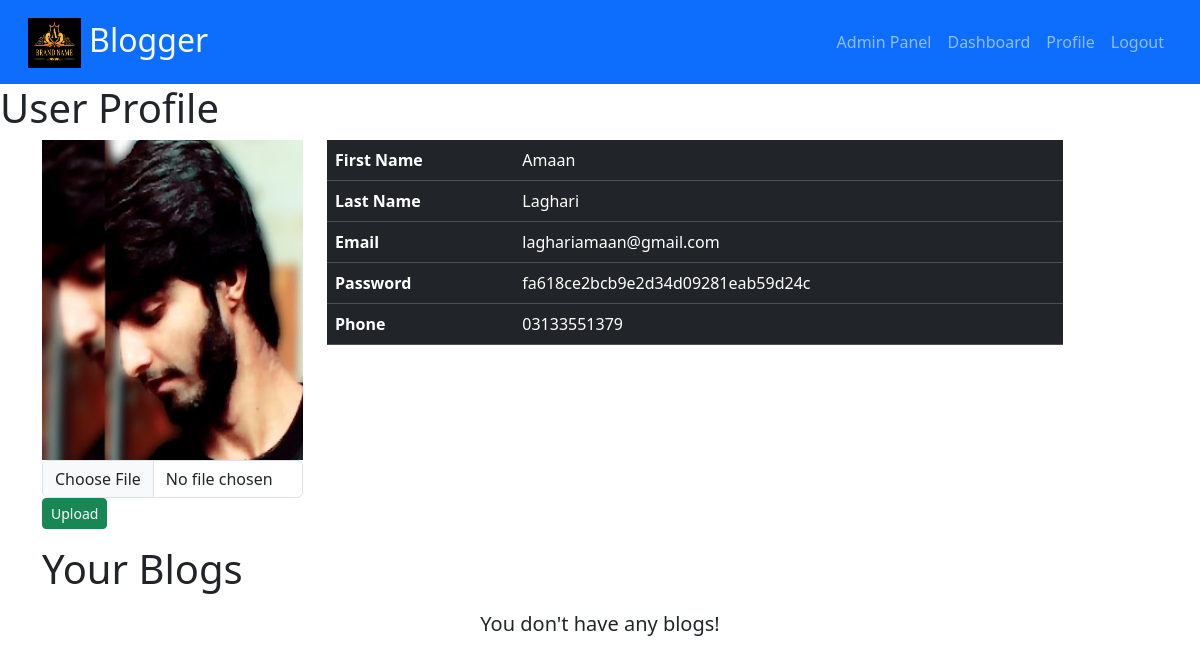
/user/userprofile.php (signed in), run on the app's committed database.
### tables this page shows
CREATE TABLE `users` (
  `id` int(11) NOT NULL,
  `firstname` varchar(55) NOT NULL,
  `lastname` varchar(55) NOT NULL,
  `email` varchar(155) NOT NULL,
  `password` varchar(155) NOT NULL,
  `phone` varchar(11) NOT NULL,
  `uimage` varchar(2000) NOT NULL DEFAULT 'no image',
  `role` varchar(10) NOT NULL DEFAULT 'primary'
);

### user/userprofile.php (the view, shortened to what this page needs)
<?php
require_once "../db.php";
require_once "./header.php";
?>
<h1>User Profile</h1>
<div class="container">
    <div class="row">
        <?php
            $sql = "SELECT * FROM users WHERE id = {$_SESSION['uid']}";
            $result = $con->query($sql);
            if($result->num_rows > 0){
                while($row = $result->fetch_object()){
        ?>
                <div class="col-12 col-sm-12 col-md-3" >
        <img style="height: 20rem; width: 20rem;" src="
        <?php
        if($row->uimage == "no image"){
            echo "./uploads/profilepics/dummy-image.png";
        }
        else {
            echo "./uploads/profilepics/{$row->uimage}";
        }
        ?>
        " alt="" class="img-fluid" />
        <form action="<?= htmlspecialchars($_SERVER['PHP_SELF']) ?>" method="POST" enctype="multipart/form-data">
            <input type="file" class="form-control" name="user-img">
            <button type="submit" class="btn btn-sm btn-success">Upload</button>
        </form>
    </div>
    <div class="col-12 col-sm-12 col-md-8">
        <table class="table table-dark">
            <tr>
                <th>
                    First Name
                </th>
                <td>
                    <?= $row->firstname ?>
                </td>
            </tr>
                <th>
                Last Name
                </th>
                <td>
                    <?= $row->lastname ?>
                </td>
                <th>
                    Email
                </th>
                <td>
                    <?= $row->email ?>
                </td>
                <th>
                    Password
                </th>
                <td>
                    <?= $row->password ?>
                </td>
                <th>
                    Phone
                </th>
                <td>
                    <?= $row->phone ?>
                </td>
        </table>
    </div>
        <?php
                }
            }
        ?>
    </div>
</div>
<div class="container my-3">
    <h1>Your Blogs</h1>
    <div class="d-flex justify-content-center flex-wrap p-2">
    <?php
        $sql = "SELECT * FROM blogs WHERE author = {$_SESSION['uid']}";
        $result = $con->query($sql);
        if($result->num_rows > 0){
            while($row = $result->fetch_object()){
    ?>
        <div class="card" style="width: 22rem;">
            <img src="./uploads/<?= $row->image ?>" alt="" class="card-img-top">
            <div class="card-body">
                <h5 class="card-title"><?= $row->title ?></h5>
                <div class="card-text">
                <?php
                if(strlen($row->description) > 25){
                    echo substr_replace($row->description, '...', 25);
                }
                else {
                    echo $row->description;
                }
                 ?>
                </div>
                <form action="./delete-blog.php" method="post">
                    <input type="hidden" value="<?= $row->id ?>" name="blog-id">
                    <button type="submit" name="dlt-blog" class="btn btn-danger btn-sm my-2">Delete</button>
                </form>
                <a href="./update-blog.php?id=<?= $row->id ?>" class="btn btn-success btn-sm">Update</a>
            </div>
        </div>
    <?php
            }
        }
        else {
    ?>
        <p class="lead text-center">You don't have any blogs!</p>
    <?php
        }
    ?>
    </div>
</div>

### data on the page
users: uimage (picture), firstname "Amaan", lastname "Laghari", email "laghariamaan@gmail.com", password "fa618ce2bcb9e2d34d09281eab59d24c", phone "03133551379"
